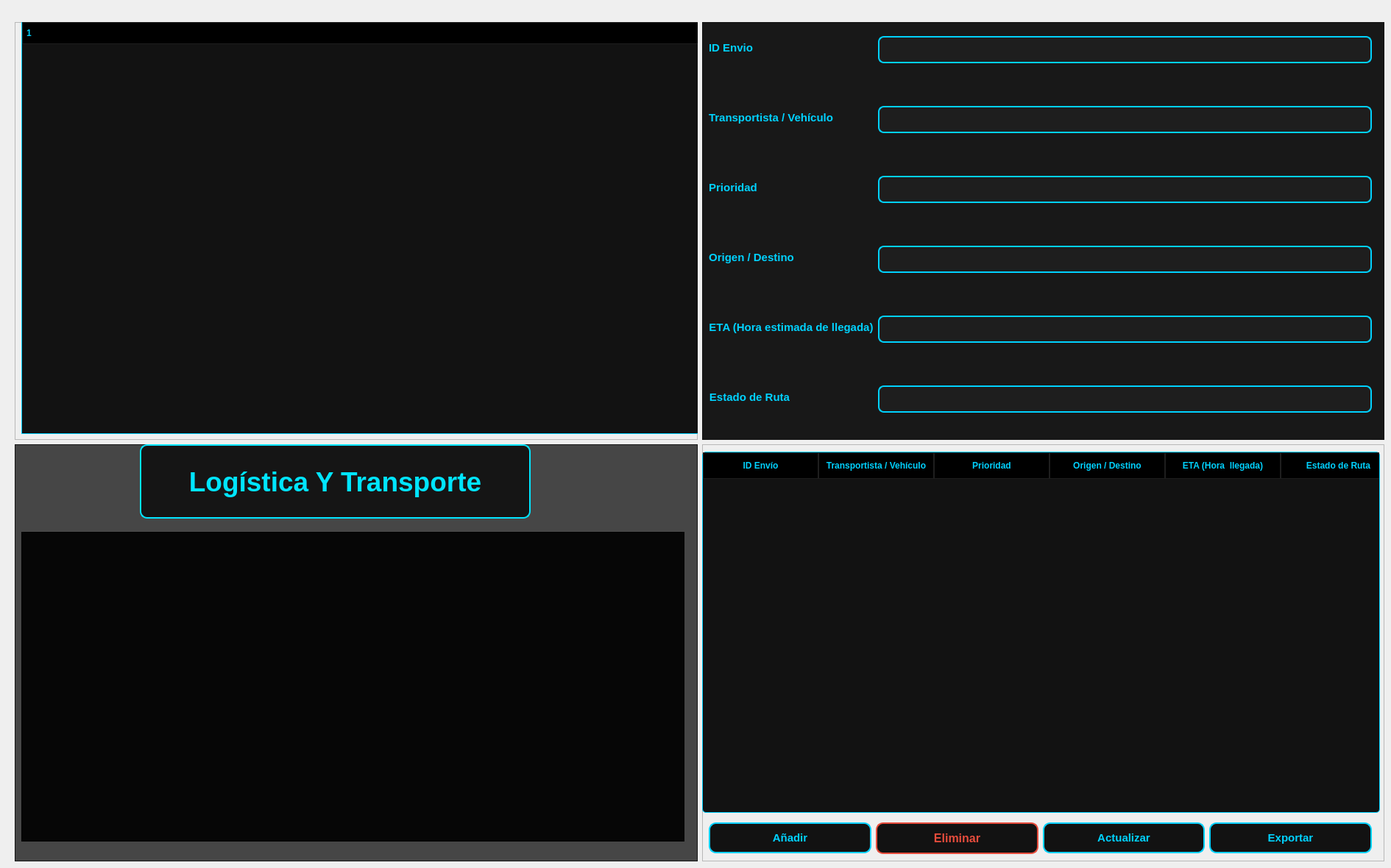
       <widget class="QWidget" name="page_4">
        <widget class="QWidget" name="gridLayoutWidget_4">
         <property name="geometry">
          <rect>
           <x>20</x>
           <y>30</y>
           <width>1861</width>
           <height>1141</height>
          </rect>
         </property>
         <layout class="QGridLayout" name="gridLayout_4">
          <item row="1" column="0">
           <widget class="QFrame" name="frame_13">
            <property name="styleSheet">
             <string notr="true">  /* Fondo oscuro con una ligera transparencia */
    background-color: rgba(0, 0, 0, 180); </string>
            </property>
            <property name="frameShape">
             <enum>QFrame::Shape::StyledPanel</enum>
            </property>
            <property name="frameShadow">
             <enum>QFrame::Shadow::Raised</enum>
            </property>
            <widget class="QLabel" name="label_10">
             <property name="geometry">
              <rect>
               <x>170</x>
               <y>0</y>
               <width>531</width>
               <height>101</height>
              </rect>
             </property>
             <property name="styleSheet">
              <string notr="true">QLabel {
    /* Color de texto cian brillante como tus bordes */
    color: #00E5FF; 
    
    /* Tipografía grande y en negrita para que resalte */
    font-size: 28pt;
    font-weight: bold;
    font-family: &quot;Segoe UI&quot;, sans-serif;

    /* Fondo oscuro con una ligera transparencia */
    background-color: rgba(0, 0, 0, 180); 
    
    /* Bordes con el estilo de tu interfaz */
    border: 2px solid #00E5FF;
    border-radius: 10px;
    
    /* Espaciado interno */
    padding: 10px;
    

}</string>
             </property>
             <property name="text">
              <string>Logística Y Transporte</string>
             </property>
             <property name="alignment">
              <set>Qt::AlignmentFlag::AlignCenter</set>
             </property>
            </widget>
            <widget class="QWidget" name="verticalLayoutWidget_8">
             <property name="geometry">
              <rect>
               <x>9</x>
               <y>119</y>
               <width>901</width>
               <height>421</height>
              </rect>
             </property>
             <layout class="QVBoxLayout" name="verticalLayout_8">
              <item>
               <widget class="QFrame" name="frame_29">
                <property name="frameShape">
                 <enum>QFrame::Shape::StyledPanel</enum>
                </property>
                <property name="frameShadow">
                 <enum>QFrame::Shadow::Raised</enum>
                </property>
               </widget>
              </item>
             </layout>
            </widget>
           </widget>
          </item>
          <item row="1" column="1">
           <widget class="QFrame" name="frame_17">
            <property name="frameShape">
             <enum>QFrame::Shape::StyledPanel</enum>
            </property>
            <property name="frameShadow">
             <enum>QFrame::Shadow::Raised</enum>
            </property>
            <widget class="QWidget" name="verticalLayoutWidget_9">
             <property name="geometry">
              <rect>
               <x>0</x>
               <y>10</y>
               <width>921</width>
               <height>491</height>
              </rect>
             </property>
             <layout class="QVBoxLayout" name="verticalLayout_9">
              <item>
               <widget class="QTableWidget" name="tableWidget_3">
                <property name="styleSheet">
                 <string notr="true">/* Contenedor principal de la tabla */
QTableWidget {
    background-color: #121212; /* Fondo muy oscuro */
    gridline-color: #2d2d2d; /* Color de la cuadrícula interna */
    color: #ffffff;
    font-family: 'Segoe UI';
    font-size: 13px;
    border: 1px solid #00d2ff; /* Borde cian de identidad */
    border-radius: 5px;
}

/* Estilo de los encabezados superiores (Columnas) */
QHeaderView::section {
    background-color: #000000;
    color: #00d2ff; /* Texto cian neón */
    padding: 8px;
    border: 1px solid #1e1e1e;
    font-weight: bold;
    text-transform: uppercase;
}

/* Estilo de las celdas (Items) */
QTableWidget::item {
    padding: 5px;
    border-bottom: 1px solid #1e1e1e;
}

/* Efecto al pasar el mouse por una fila */
QTableWidget::item:hover {
    background-color: #1e1e1e;
    color: #00d2ff;
}

/* Efecto cuando se selecciona una fila (para el CRUD) */
QTableWidget::item:selected {
    background-color: #00d2ff; /* Resalte cian al seleccionar */
    color: #000000; /* Texto negro para contraste */
}

/* Estilo para las barras de desplazamiento (ScrollBars) */
QScrollBar:vertical {
    border: none;
    background: #121212;
    width: 10px;
    margin: 0px;
}

QScrollBar::handle:vertical {
    background: #00d2ff; /* El scroll también es cian */
    min-height: 20px;
    border-radius: 5px;
}</string>
                </property>
                <property name="horizontalScrollBarPolicy">
                 <enum>Qt::ScrollBarPolicy::ScrollBarAlwaysOff</enum>
                </property>
                <attribute name="horizontalHeaderCascadingSectionResizes">
                 <bool>true</bool>
                </attribute>
                <attribute name="horizontalHeaderDefaultSectionSize">
                 <number>157</number>
                </attribute>
                <attribute name="horizontalHeaderHighlightSections">
                 <bool>true</bool>
                </attribute>
                <attribute name="horizontalHeaderShowSortIndicator" stdset="0">
                 <bool>true</bool>
                </attribute>
                <attribute name="horizontalHeaderStretchLastSection">
                 <bool>true</bool>
                </attribute>
                <attribute name="verticalHeaderVisible">
                 <bool>false</bool>
                </attribute>
                <column>
                 <property name="text">
                  <string>ID Envío</string>
                 </property>
                </column>
                <column>
                 <property name="text">
                  <string>Transportista / Vehículo</string>
                 </property>
                </column>
                <column>
                 <property name="text">
                  <string>Prioridad</string>
                 </property>
                </column>
                <column>
                 <property name="text">
                  <string>Origen / Destino</string>
                 </property>
                </column>
                <column>
                 <property name="text">
                  <string>ETA (Hora  llegada)</string>
                 </property>
                </column>
                <column>
                 <property name="text">
                  <string>Estado de Ruta</string>
                 </property>
                </column>
               </widget>
              </item>
             </layout>
            </widget>
            <widget class="QWidget" name="horizontalLayoutWidget_3">
             <property name="geometry">
              <rect>
               <x>9</x>
               <y>510</y>
               <width>901</width>
               <height>51</height>
              </rect>
             </property>
             <layout class="QHBoxLayout" name="horizontalLayout_4">
              <item>
               <widget class="QPushButton" name="pushButton_9">
                <property name="styleSheet">
                 <string notr="true">QPushButton {
    background-color: #121212;
    color: #00d2ff;
    border: 2px solid #00d2ff;
    border-radius: 10px; /* Bordes más redondeados que ingeniería */
    font-family: 'Segoe UI';
    font-size: 11pt;
    font-weight: bold;
    padding: 10px 20px;
    text-transform: uppercase;
}

/* Efecto Neón al pasar el mouse (Hover) */
QPushButton:hover {
    background-color: #00d2ff;
    color: #000000;
    border: 2px solid #ffffff;
    /* Efecto de sombra para simular brillo de neón */
    outline: none;
}

/* Efecto al presionar (Pressed) */
QPushButton:pressed {
    background-color: #008fb3;
    border: 2px solid #008fb3;
}</string>
                </property>
                <property name="text">
                 <string>Añadir</string>
                </property>
               </widget>
              </item>
              <item>
               <widget class="QPushButton" name="pushButton_10">
                <property name="styleSheet">
                 <string notr="true">QPushButton { /* Usa el ObjectName de tu botón */
    background-color: #121212;
    color: #e74c3c;
    border: 2px solid #e74c3c;
	font-size: 12pt;
    border-radius: 10px;
    font-weight: bold;
    padding: 10px 20px;
	font-size: 11p
}

QPushButton:hover {
    background-color: #e74c3c;
    color: #ffffff;
    border: 2px solid #ffffff;
}

QPushButton:pressed {
    background-color: #c0392b;
}</string>
                </property>
                <property name="text">
                 <string>Eliminar</string>
                </property>
               </widget>
              </item>
              <item>
               <widget class="QPushButton" name="pushButton_11">
                <property name="styleSheet">
                 <string notr="true">QPushButton {
    background-color: #121212;
    color: #00d2ff;
    border: 2px solid #00d2ff;
    border-radius: 10px; /* Bordes más redondeados que ingeniería */
    font-family: 'Segoe UI';
    font-size: 11pt;
    font-weight: bold;
    padding: 10px 20px;
    text-transform: uppercase;
}

/* Efecto Neón al pasar el mouse (Hover) */
QPushButton:hover {
    background-color: #00d2ff;
    color: #000000;
    border: 2px solid #ffffff;
    /* Efecto de sombra para simular brillo de neón */
    outline: none;
}

/* Efecto al presionar (Pressed) */
QPushButton:pressed {
    background-color: #008fb3;
    border: 2px solid #008fb3;
}</string>
                </property>
                <property name="text">
                 <string>Actualizar</string>
                </property>
               </widget>
              </item>
              <item>
               <widget class="QPushButton" name="pushButton_12">
                <property name="styleSheet">
                 <string notr="true">QPushButton {
    background-color: #121212;
    color: #00d2ff;
    border: 2px solid #00d2ff;
    border-radius: 10px; /* Bordes más redondeados que ingeniería */
    font-family: 'Segoe UI';
    font-size: 11pt;
    font-weight: bold;
    padding: 10px 20px;
    text-transform: uppercase;
}

/* Efecto Neón al pasar el mouse (Hover) */
QPushButton:hover {
    background-color: #00d2ff;
    color: #000000;
    border: 2px solid #ffffff;
    /* Efecto de sombra para simular brillo de neón */
    outline: none;
}

/* Efecto al presionar (Pressed) */
QPushButton:pressed {
    background-color: #008fb3;
    border: 2px solid #008fb3;
}</string>
                </property>
                <property name="text">
                 <string>Exportar</string>
                </property>
               </widget>
              </item>
             </layout>
            </widget>
           </widget>
          </item>
          <item row="0" column="1">
           <widget class="QFrame" name="frame_19">
            <property name="styleSheet">
             <string notr="true">background-color: rgb(24, 24, 24);</string>
            </property>
            <property name="frameShape">
             <enum>QFrame::Shape::StyledPanel</enum>
            </property>
            <property name="frameShadow">
             <enum>QFrame::Shadow::Raised</enum>
            </property>
            <widget class="QWidget" name="formLayoutWidget_3">
             <property name="geometry">
              <rect>
               <x>9</x>
               <y>19</y>
               <width>901</width>
               <height>568</height>
              </rect>
             </property>
             <layout class="QFormLayout" name="formLayout_3">
              <property name="verticalSpacing">
               <number>58</number>
              </property>
              <item row="0" column="0">
               <widget class="QLabel" name="lbl_id_material_3">
                <property name="styleSheet">
                 <string notr="true">QLabel {
    color: #00d2ff; /* Usamos el cian para que el usuario identifique rápido el campo */
    font-family: 'Segoe UI';
    font-size: 11pt;
    font-weight: bold;
    text-transform: uppercase; /* Todo en mayúsculas para un toque más industrial */
}</string>
                </property>
                <property name="text">
                 <string>ID Envio</string>
                </property>
                <property name="alignment">
                 <set>Qt::AlignmentFlag::AlignCenter</set>
                </property>
               </widget>
              </item>
              <item row="1" column="0">
               <widget class="QLabel" name="lbl_descripcion_4">
                <property name="styleSheet">
                 <string notr="true">QLabel {
    color: #00d2ff; /* Usamos el cian para que el usuario identifique rápido el campo */
    font-family: 'Segoe UI';
    font-size: 11pt;
    font-weight: bold;
    text-transform: uppercase; /* Todo en mayúsculas para un toque más industrial */
}</string>
                </property>
                <property name="text">
                 <string>Transportista / Vehículo</string>
                </property>
                <property name="alignment">
                 <set>Qt::AlignmentFlag::AlignCenter</set>
                </property>
               </widget>
              </item>
              <item row="2" column="0">
               <widget class="QLabel" name="lbl_cantidad_3">
                <property name="styleSheet">
                 <string notr="true">QLabel {
    color: #00d2ff; /* Usamos el cian para que el usuario identifique rápido el campo */
    font-family: 'Segoe UI';
    font-size: 11pt;
    font-weight: bold;
    text-transform: uppercase; /* Todo en mayúsculas para un toque más industrial */
}</string>
                </property>
                <property name="text">
                 <string>Prioridad</string>
                </property>
                <property name="alignment">
                 <set>Qt::AlignmentFlag::AlignCenter</set>
                </property>
               </widget>
              </item>
              <item row="3" column="0">
               <widget class="QLabel" name="lbl_origen">
                <property name="styleSheet">
                 <string notr="true">QLabel {
    color: #00d2ff; /* Usamos el cian para que el usuario identifique rápido el campo */
    font-family: 'Segoe UI';
    font-size: 11pt;
    font-weight: bold;
    text-transform: uppercase; /* Todo en mayúsculas para un toque más industrial */
}</string>
                </property>
                <property name="text">
                 <string>Origen / Destino</string>
                </property>
                <property name="alignment">
                 <set>Qt::AlignmentFlag::AlignCenter</set>
                </property>
               </widget>
              </item>
              <item row="4" column="0">
               <widget class="QLabel" name="lbl_eta">
                <property name="styleSheet">
                 <string notr="true">QLabel {
    color: #00d2ff; /* Usamos el cian para que el usuario identifique rápido el campo */
    font-family: 'Segoe UI';
    font-size: 11pt;
    font-weight: bold;
    text-transform: uppercase; /* Todo en mayúsculas para un toque más industrial */
}</string>
                </property>
                <property name="text">
                 <string>ETA (Hora estimada de llegada)</string>
                </property>
                <property name="alignment">
                 <set>Qt::AlignmentFlag::AlignCenter</set>
                </property>
               </widget>
              </item>
              <item row="5" column="0">
               <widget class="QLabel" name="lbl_estado_2">
                <property name="styleSheet">
                 <string notr="true">QLabel {
    color: #00d2ff; /* Usamos el cian para que el usuario identifique rápido el campo */
    font-family: 'Segoe UI';
    font-size: 11pt;
    font-weight: bold;
    text-transform: uppercase; /* Todo en mayúsculas para un toque más industrial */
}</string>
                </property>
                <property name="text">
                 <string>Estado de Ruta</string>
                </property>
                <property name="alignment">
                 <set>Qt::AlignmentFlag::AlignCenter</set>
                </property>
               </widget>
              </item>
              <item row="0" column="1">
               <widget class="QLineEdit" name="txt_id_material_3">
                <property name="styleSheet">
                 <string notr="true">/* Estilo base para todos los campos de entrada */
QLineEdit {
    background-color: #1e1e1e; /* Fondo oscuro coherente con el dashboard */
    color: #ffffff;
    border: 2px solid #00d2ff; /* Borde cian constante */
    border-radius: 8px; /* Esquinas suavizadas profesionalmente */
    padding: 8px;
    font-family: 'Segoe UI';
    font-size: 13px;
}

/* Efecto cuando el mouse pasa por encima */
QLineEdit:hover {
    border: 2px solid #ffffff; /* Cambio a blanco para indicar interactividad */
    background-color: #252525;
}

/* Efecto Neón cuando se está escribiendo (Focus) */
QLineEdit:focus {
    border: 2px solid #00d2ff;
    background-color: #000000;
    /* Resalte visual de neón */
    selection-background-color: #00d2ff;
    selection-color: #000000;
}

/* Campos deshabilitados o automáticos */
QLineEdit:disabled {
    color: #555555;
    background-color: #121212;
    border: 2px solid #2d2d2d;
}</string>
                </property>
               </widget>
              </item>
              <item row="1" column="1">
               <widget class="QLineEdit" name="txt_descripcion_3">
                <property name="styleSheet">
                 <string notr="true">/* Estilo base para todos los campos de entrada */
QLineEdit {
    background-color: #1e1e1e; /* Fondo oscuro coherente con el dashboard */
    color: #ffffff;
    border: 2px solid #00d2ff; /* Borde cian constante */
    border-radius: 8px; /* Esquinas suavizadas profesionalmente */
    padding: 8px;
    font-family: 'Segoe UI';
    font-size: 13px;
}

/* Efecto cuando el mouse pasa por encima */
QLineEdit:hover {
    border: 2px solid #ffffff; /* Cambio a blanco para indicar interactividad */
    background-color: #252525;
}

/* Efecto Neón cuando se está escribiendo (Focus) */
QLineEdit:focus {
    border: 2px solid #00d2ff;
    background-color: #000000;
    /* Resalte visual de neón */
    selection-background-color: #00d2ff;
    selection-color: #000000;
}

/* Campos deshabilitados o automáticos */
QLineEdit:disabled {
    color: #555555;
    background-color: #121212;
    border: 2px solid #2d2d2d;
}</string>
                </property>
               </widget>
              </item>
              <item row="2" column="1">
               <widget class="QLineEdit" name="txt_cantidad_3">
                <property name="styleSheet">
                 <string notr="true">/* Estilo base para todos los campos de entrada */
QLineEdit {
    background-color: #1e1e1e; /* Fondo oscuro coherente con el dashboard */
    color: #ffffff;
    border: 2px solid #00d2ff; /* Borde cian constante */
    border-radius: 8px; /* Esquinas suavizadas profesionalmente */
    padding: 8px;
    font-family: 'Segoe UI';
    font-size: 13px;
}

/* Efecto cuando el mouse pasa por encima */
QLineEdit:hover {
    border: 2px solid #ffffff; /* Cambio a blanco para indicar interactividad */
    background-color: #252525;
}

/* Efecto Neón cuando se está escribiendo (Focus) */
QLineEdit:focus {
    border: 2px solid #00d2ff;
    background-color: #000000;
    /* Resalte visual de neón */
    selection-background-color: #00d2ff;
    selection-color: #000000;
}

/* Campos deshabilitados o automáticos */
QLineEdit:disabled {
    color: #555555;
    background-color: #121212;
    border: 2px solid #2d2d2d;
}</string>
                </property>
               </widget>
              </item>
              <item row="3" column="1">
               <widget class="QLineEdit" name="txt_origen">
                <property name="styleSheet">
                 <string notr="true">/* Estilo base para todos los campos de entrada */
QLineEdit {
    background-color: #1e1e1e; /* Fondo oscuro coherente con el dashboard */
    color: #ffffff;
    border: 2px solid #00d2ff; /* Borde cian constante */
    border-radius: 8px; /* Esquinas suavizadas profesionalmente */
    padding: 8px;
    font-family: 'Segoe UI';
    font-size: 13px;
}

/* Efecto cuando el mouse pasa por encima */
QLineEdit:hover {
    border: 2px solid #ffffff; /* Cambio a blanco para indicar interactividad */
    background-color: #252525;
}

/* Efecto Neón cuando se está escribiendo (Focus) */
QLineEdit:focus {
    border: 2px solid #00d2ff;
    background-color: #000000;
    /* Resalte visual de neón */
    selection-background-color: #00d2ff;
    selection-color: #000000;
}

/* Campos deshabilitados o automáticos */
QLineEdit:disabled {
    color: #555555;
    background-color: #121212;
    border: 2px solid #2d2d2d;
}</string>
                </property>
               </widget>
              </item>
              <item row="4" column="1">
               <widget class="QLineEdit" name="txt_eta">
                <property name="styleSheet">
                 <string notr="true">
/* Estilo base para todos los campos de entrada */
QLineEdit {
    background-color: #1e1e1e; /* Fondo oscuro coherente con el dashboard */
    color: #ffffff;
    border: 2px solid #00d2ff; /* Borde cian constante */
    border-radius: 8px; /* Esquinas suavizadas profesionalmente */
    padding: 8px;
    font-family: 'Segoe UI';
    font-size: 13px;
}

/* Efecto cuando el mouse pasa por encima */
QLineEdit:hover {
    border: 2px solid #ffffff; /* Cambio a blanco para indicar interactividad */
    background-color: #252525;
}

/* Efecto Neón cuando se está escribiendo (Focus) */
QLineEdit:focus {
    border: 2px solid #00d2ff;
    background-color: #000000;
    /* Resalte visual de neón */
    selection-background-color: #00d2ff;
    selection-color: #000000;
}

/* Campos deshabilitados o automáticos */
QLineEdit:disabled {
    color: #555555;
    background-color: #121212;
    border: 2px solid #2d2d2d;
}</string>
                </property>
               </widget>
              </item>
              <item row="5" column="1">
               <widget class="QLineEdit" name="txt_estado_2">
                <property name="styleSheet">
                 <string notr="true">/* Estilo base para todos los campos de entrada */
QLineEdit {
    background-color: #1e1e1e; /* Fondo oscuro coherente con el dashboard */
    color: #ffffff;
    border: 2px solid #00d2ff; /* Borde cian constante */
    border-radius: 8px; /* Esquinas suavizadas profesionalmente */
    padding: 8px;
    font-family: 'Segoe UI';
    font-size: 13px;
}

/* Efecto cuando el mouse pasa por encima */
QLineEdit:hover {
    border: 2px solid #ffffff; /* Cambio a blanco para indicar interactividad */
    background-color: #252525;
}

/* Efecto Neón cuando se está escribiendo (Focus) */
QLineEdit:focus {
    border: 2px solid #00d2ff;
    background-color: #000000;
    /* Resalte visual de neón */
    selection-background-color: #00d2ff;
    selection-color: #000000;
}

/* Campos deshabilitados o automáticos */
QLineEdit:disabled {
    color: #555555;
    background-color: #121212;
    border: 2px solid #2d2d2d;
}</string>
                </property>
               </widget>
              </item>
             </layout>
            </widget>
           </widget>
          </item>
          <item row="0" column="0">
           <widget class="QFrame" name="frame_18">
            <property name="frameShape">
             <enum>QFrame::Shape::StyledPanel</enum>
            </property>
            <property name="frameShadow">
             <enum>QFrame::Shadow::Raised</enum>
            </property>
            <widget class="QWidget" name="verticalLayoutWidget_10">
             <property name="geometry">
              <rect>
               <x>9</x>
               <y>-1</y>
               <width>921</width>
               <height>561</height>
              </rect>
             </property>
             <layout class="QVBoxLayout" name="verticalLayout_10">
              <item>
               <widget class="QTreeWidget" name="treeWidget_3">
                <property name="styleSheet">
                 <string notr="true">/* Contenedor principal del TreeWidget */
QTreeWidget {
    background-color: #121212; /* Gris casi negro */
    color: #ffffff;
    border: 1px solid #00d2ff; /* Borde cian identificativo */
    font-size: 13px;
    font-family: 'Segoe UI';
    gridline-color: #2d2d2d;
}

/* Estilo de la cabecera (las columnas) */
QHeaderView::section {
    background-color: #000000;
    color: #00d2ff;
    padding: 5px;
    border: 1px solid #1e1e1e;
    font-weight: bold;
    text-transform: uppercase;
}

/* Estilo de los elementos (filas) */
QTreeWidget::item {
    padding: 8px;
    border-bottom: 1px solid #1e1e1e;
}

/* Cuando pasas el mouse por encima */
QTreeWidget::item:hover {
    background-color: #1e1e1e;
    color: #00d2ff;
}

/* Cuando seleccionas un elemento */
QTreeWidget::item:selected {
    background-color: #00d2ff;
    color: #000000;
}

/* Estilo de las flechas de expansión (importante en jerarquías) */
QTreeWidget::branch:has-children:!has-siblings:closed,
QTreeWidget::branch:closed:has-children:has-siblings {
    image: url(flecha_cerrada.png); /* Puedes usar iconos o colores */
    border-image: none;
}

QTreeWidget::branch:open:has-children:!has-siblings,
QTreeWidget::branch:open:has-children:has-siblings {
    image: url(flecha_abierta.png);
    border-image: none;
}</string>
                </property>
                <attribute name="headerDefaultSectionSize">
                 <number>200</number>
                </attribute>
                <attribute name="headerHighlightSections">
                 <bool>true</bool>
                </attribute>
                <column>
                 <property name="text">
                  <string notr="true">1</string>
                 </property>
                </column>
               </widget>
              </item>
             </layout>
            </widget>
           </widget>
          </item>
         </layout>
        </widget>
       </widget>
